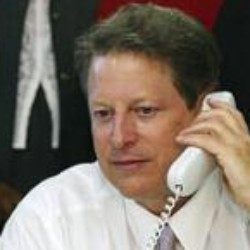
#> input picture treinamento/Al_Gore/Al_Gore_0001.jpg, 250 x 250 px, found by its file name; its folder holds only this picture in this run
$ python Codigo2.py
#> lines starting #> are read from the running program, lines starting #| are printed output that depends on the picture
import os
import cv2
import numpy as np

caminho_lfw = "treinamento" #caminho da base de treinamento LFW

nomes = os.listdir(caminho_lfw) #nomes das pessoas
nomes_auxiliar = []

def aplicaLBP (img):

    cinza = cv2.cvtColor(img, cv2.COLOR_BGR2GRAY)
    cascata = cv2.CascadeClassifier('lbpcascade_frontalface.xml')
    rostos = cascata.detectMultiScale(cinza, scaleFactor=1.2, minNeighbors=5)

    if(len(rostos)==0):
        return None, None
    (x, y, w, h) = rostos[0]
    return cinza[y:y+w, x:x+h], rostos[0]

def retornaLista(subpasta):
    # retorna lista com dados de arquivo .txt disponibilizado no caminho do parâmetro
    # deve esar em uma subpasta dentro da pasta raiz

    # monta caminho
    filename = os.path.abspath(os.curdir) + subpasta
    # Le arquivo e transforma em lista de listas
    with open(filename) as file:
        lista = [line.split() for line in file.read().splitlines()]

    return lista

def prepararDados(caminho):
#> called with caminho = 'treinamento'
    diretorio = os.listdir(caminho) #nomes das pessoas
    rostos = []
    ids = []
    aux = 0
    for i in diretorio: #percorre cada pasta
        pasta_pessoa = caminho_lfw + "\\" + i
        subdiretorio = os.listdir(pasta_pessoa)
        for j in subdiretorio: #percorre cada arquivo
            arquivo = pasta_pessoa + "\\" + j
            imagem = cv2.imread(arquivo)
#> imagem is the input picture: shape (250, 250, 3); mean B, G, R 103.9, 114.8, 126.1
            rosto, retangulo = aplicaLBP(imagem)
#> in aplicaLBP, `cinza = cv2.cvtColor(img, cv2.COLOR_BGR2GRAY)`:
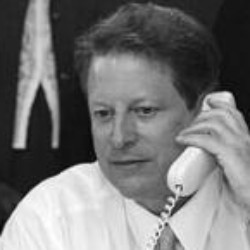
#> cinza: shape (250, 250); min 5, max 255, mean 116.9
#> in aplicaLBP, `rostos = cascata.detectMultiScale(cinza, scaleFactor=1.2, minNeighbors..`: rostos = [[66, 68, 115, 115]]
#> in aplicaLBP, `(x, y, w, h) = rostos[0]`: x = 66; y = 68; w = 115
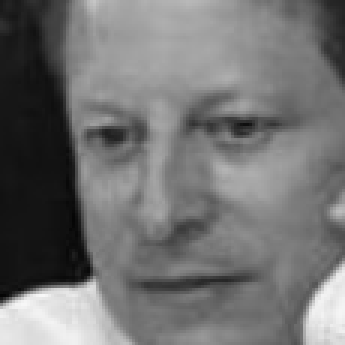
#> rosto: shape (115, 115) (shown 3 times larger); min 5, max 248, mean 113.9
#> retangulo = [66, 68, 115, 115]
            if rosto is not None:
                rostos.append(rosto)
                nomes_auxiliar.append(i)
                ids.append(aux)
                aux=aux+1
#> pass 2 of the loop in prepararDados, `for i in diretorio:`:
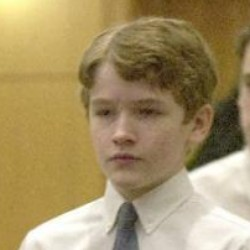
#> input picture treinamento/Alex_King/Alex_King_0001.jpg, 250 x 250 px, found by its file name
#> in prepararDados, imagem is the input picture: shape (250, 250, 3); mean B, G, R 100.7, 144.3, 164.3
#> in aplicaLBP (call 2), `cinza = cv2.cvtColor(img, cv2.COLOR_BGR2GRAY)`:
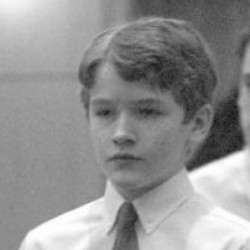
#> cinza: shape (250, 250); min 20, max 255, mean 145.3
#> in aplicaLBP (call 2), `rostos = cascata.detectMultiScale(cinza, scaleFactor=1.2, minNeighbors..`: rostos = [[67, 69, 113, 113]]
#> x = 67; y = 69; w = 113
#> in prepararDados, `rosto, retangulo = aplicaLBP(imagem)`:
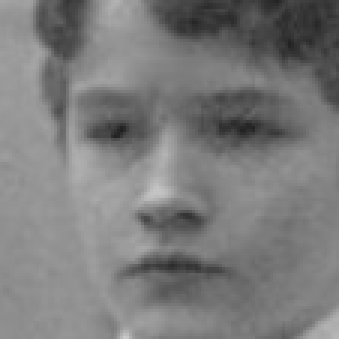
#> rosto: shape (113, 113) (shown 3 times larger); min 32, max 200, mean 123.2
#> retangulo = [67, 69, 113, 113]
    return rostos, ids

def draw_rectangle(img, rect):
    (x, y, w, h) = rect
    cv2.rectangle(img, (x, y), (x + w, y + h), (0, 255, 0), 2)

def draw_text(img, text, x, y):
    cv2.putText(img, text, (x, y), cv2.FONT_HERSHEY_PLAIN, 1.5, (0, 255, 0), 2)

def predict(test_img, nome):
    img = test_img.copy()
    face, rect = aplicaLBP(img)

    label, confidence = reconhecedor.predict(face)
    label_text = nomes_auxiliar[label]

    draw_rectangle(img, rect)
    draw_text(img, label_text, rect[0], rect[1] - 5)

    return img

def rodaTeste(dirTeste,nomes):

    indice = 0
    for t in dirTeste:
        dirImg = os.listdir("teste\\" + t)
        for img in dirImg:
            imagem_teste = cv2.imread("teste\\" + t + "\\" + str(img))
            preditor = predict(imagem_teste, t)
    cv2.imshow(nomes[indice], preditor)
    cv2.waitKey(0)
    cv2.destroyAllWindows()
    indice = indice + 1

# prepara dados
rostos, ids = prepararDados(caminho_lfw)
#> rostos = 2 items; ids = [0, 1]

#carrega arquivos texto da base LFW
lfw_names     = retornaLista("/txt_lfw/lfw-names.txt")
#> (the run stopped early here; a loop or call above may not have finished)
